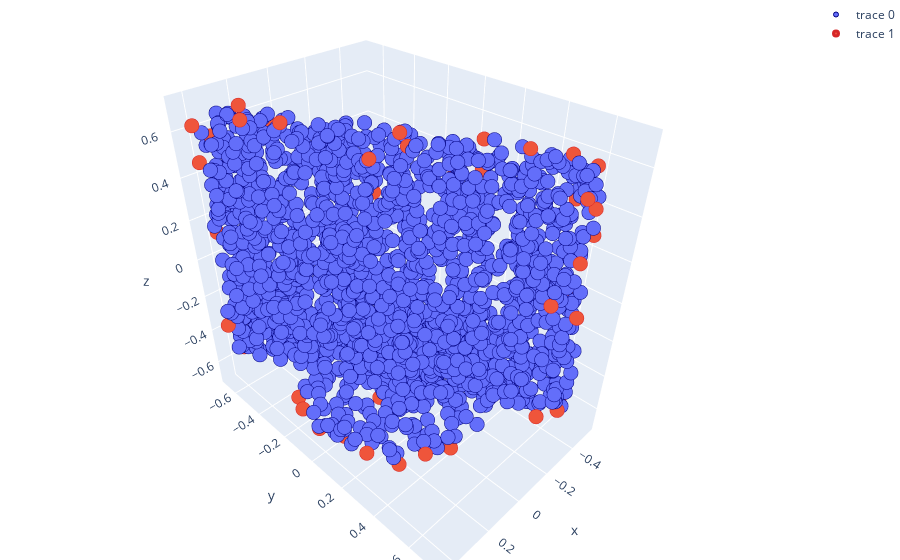

The notebook cell this image was saved under:
### Code cell
import plotly.graph_objects as go
import numpy as np
a = sampleSet[5].numpy()
crit = critical_points_MaxEncoder(model1,sampleSet[5])
sampleSet[5].numpy().shape
crit.shape
fig = go.Figure()

fig.add_trace(go.Scatter3d(x=a[0], y=a[1], z=a[2],
                                   marker=dict(size=5,
                      line=dict(width=1,
                      color='navy')),
                                   mode='markers'))
fig.add_trace(go.Scatter3d(x=crit[0], y=crit[1], z=crit[2],
                                  marker=dict(size=5,
                      line=dict(width=3,
                      color='#d62728')),
                                   mode='markers'))
fig.update_layout(margin=dict(l=0, r=0, b=0, t=0))
fig.show()

### Figure 1 — Plotly figure (JSON) as saved in the notebook; plotly's stock layout.template omitted (floating-point values rounded to 4 significant figures; data arrays with more than 128 entries replaced by an {"elided": "..."} marker saying what was removed)
{"data": [{"marker": {"line": {"color": "navy", "width": 1}, "size": 5}, "mode": "markers", "type": "scatter3d", "x": {"elided": "2048 float values"}, "y": {"elided": "2048 float values"}, "z": {"elided": "2048 float values"}}, {"marker": {"line": {"color": "#d62728", "width": 3}, "size": 5}, "mode": "markers", "type": "scatter3d", "x": [-0.06732, -0.3094, 0.03726, -0.4995, 0.1943, -0.1089, -0.4695, 0.3478, -0.3756, 0.01349, 0.1429, 0.1194, -0.2002, -0.3371, -0.2149, 0.3473, -0.09429, 0.3304, -0.3834, -0.2373, -0.4117, -0.4034, -0.1616, -0.3655, -0.2127, 0.01655, 0.4404, 0.3885, -0.2816, 0.04917, -0.2855, -0.3493, -0.254, 0.2596, -0.2428, 0.348, 0.3056, -0.2989, -0.3722, 0.3158, -0.215, -0.1957, 0.4276, 0.3778, 0.2628, -0.4912, 0.3492, 0.2595, -0.2799, -0.2839, 0.4461, 0.3865, 0.01101, 0.3271, -0.1823, -0.1945], "y": [-0.179, 0.7103, -0.1006, 0.007241, 0.4156, -0.02248, -0.1238, 0.2199, 0.6758, 0.122, -0.512, 0.03422, 0.4929, 0.3282, 0.06536, -0.4133, -0.1792, -0.6711, 0.654, 0.7293, 0.5761, -0.1192, 0.3238, 0.6957, -0.4527, 0.4048, -0.6166, -0.04748, 0.6095, -0.01479, 0.2312, -0.2888, 0.6469, -0.2868, 0.7111, -0.647, -0.6501, 0.7239, 0.6568, 0.03685, 0.1511, 0.6657, -0.6275, -0.6206, 0.328, 0.02027, -0.2196, -0.5552, 0.7278, 0.2051, -0.5969, -0.6642, 0.08067, -0.2765, -0.4301, 0.07054], "z": [0.4738, -0.4693, 0.5083, -0.6349, -0.5747, -0.6365, -0.6376, -0.6037, -0.481, 0.6586, 0.5879, 0.6152, 0.6994, -0.6409, 0.2614, 0.6984, 0.3241, 0.0877, 0.6284, 0.3274, 0.4591, -0.6637, 0.6939, 0.3741, -0.6055, -0.6912, -0.3333, -0.6284, 0.6912, -0.652, 0.5008, -0.565, -0.5137, 0.6991, 0.5743, 0.5659, 0.5355, 0.0461, 0.09662, -0.6696, 0.4742, 0.1284, 0.4826, -0.5061, -0.6556, -0.6421, -0.66, 0.6927, 0.5288, 0.2409, 0.6512, 0.1264, 0.6964, -0.6391, -0.6385, -0.3996]}], "layout": {"margin": {"b": 0, "l": 0, "r": 0, "t": 0}}}
